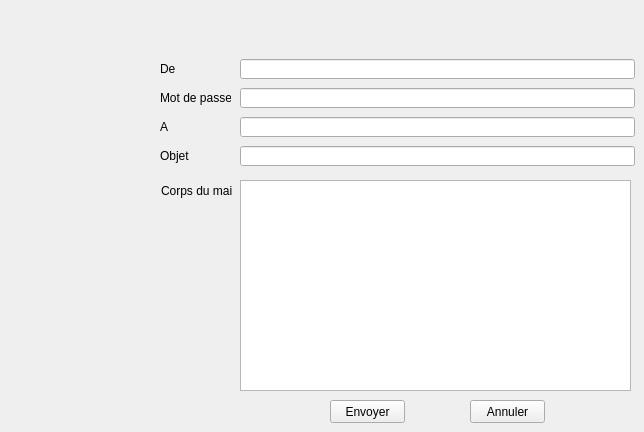
      <widget class="QWidget" name="tab_5">
       <attribute name="title">
        <string>Mail</string>
       </attribute>
       <widget class="QLineEdit" name="to">
        <property name="geometry">
         <rect>
          <x>240</x>
          <y>117</y>
          <width>395</width>
          <height>20</height>
         </rect>
        </property>
       </widget>
       <widget class="QLineEdit" name="paswd">
        <property name="geometry">
         <rect>
          <x>240</x>
          <y>88</y>
          <width>395</width>
          <height>20</height>
         </rect>
        </property>
        <property name="inputMask">
         <string/>
        </property>
        <property name="echoMode">
         <enum>QLineEdit::Password</enum>
        </property>
       </widget>
       <widget class="QLabel" name="label_30">
        <property name="geometry">
         <rect>
          <x>160</x>
          <y>146</y>
          <width>71</width>
          <height>20</height>
         </rect>
        </property>
        <property name="text">
         <string>Objet</string>
        </property>
       </widget>
       <widget class="QLineEdit" name="from">
        <property name="geometry">
         <rect>
          <x>240</x>
          <y>59</y>
          <width>395</width>
          <height>20</height>
         </rect>
        </property>
       </widget>
       <widget class="QLabel" name="label_40">
        <property name="geometry">
         <rect>
          <x>160</x>
          <y>88</y>
          <width>71</width>
          <height>20</height>
         </rect>
        </property>
        <property name="text">
         <string>Mot de passe</string>
        </property>
       </widget>
       <widget class="QLabel" name="label_78">
        <property name="geometry">
         <rect>
          <x>160</x>
          <y>59</y>
          <width>71</width>
          <height>20</height>
         </rect>
        </property>
        <property name="text">
         <string>De</string>
        </property>
       </widget>
       <widget class="QLineEdit" name="subject">
        <property name="geometry">
         <rect>
          <x>240</x>
          <y>146</y>
          <width>395</width>
          <height>20</height>
         </rect>
        </property>
       </widget>
       <widget class="QPushButton" name="mailsent">
        <property name="geometry">
         <rect>
          <x>470</x>
          <y>400</y>
          <width>75</width>
          <height>23</height>
         </rect>
        </property>
        <property name="text">
         <string>Annuler</string>
        </property>
       </widget>
       <widget class="QLabel" name="label_108">
        <property name="geometry">
         <rect>
          <x>160</x>
          <y>117</y>
          <width>71</width>
          <height>20</height>
         </rect>
        </property>
        <property name="text">
         <string>A</string>
        </property>
       </widget>
       <widget class="QLabel" name="label_110">
        <property name="geometry">
         <rect>
          <x>161</x>
          <y>179</y>
          <width>71</width>
          <height>24</height>
         </rect>
        </property>
        <property name="text">
         <string>Corps du mail</string>
        </property>
       </widget>
       <widget class="QPushButton" name="sendMail">
        <property name="geometry">
         <rect>
          <x>330</x>
          <y>400</y>
          <width>75</width>
          <height>23</height>
         </rect>
        </property>
        <property name="text">
         <string>Envoyer</string>
        </property>
       </widget>
       <widget class="QTextEdit" name="msg">
        <property name="geometry">
         <rect>
          <x>240</x>
          <y>180</y>
          <width>391</width>
          <height>211</height>
         </rect>
        </property>
       </widget>
      </widget>
